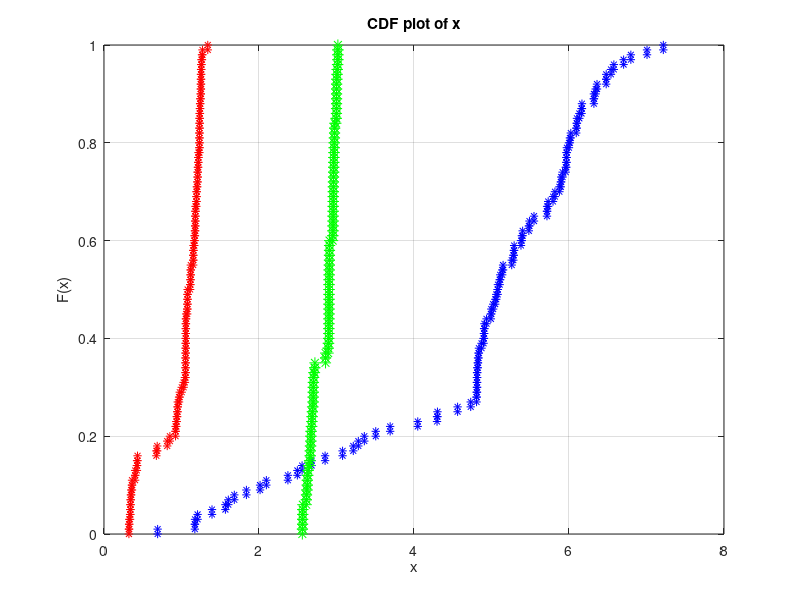

MATLAB code to generate this figure:
R=[0.968458
0.938269
1.055074
1.002856
1.180465
1.056831
1.055661
1.151051
1.056769
0.339888
0.361149
1.218823
1.053334
1.25255
1.251072
1.056265
0.402025
1.168621
1.151485
0.432577
1.179965
0.815762
0.951334
1.270543
1.257529
1.117608
0.336514
1.240994
1.24957
0.346666
1.155153
0.321445
1.075301
1.254488
1.120146
1.231584
1.250724
1.193785
1.165021
1.111798
1.052736
1.151548
1.059689
1.05234
0.944497
1.194119
1.177939
0.686448
1.078942
0.675521
1.119212
0.923027
1.338963
1.044409
0.977232
0.36167
1.076964
1.248521
1.23417
1.178165
0.850244
1.197558
1.055686
0.341219
1.23126
1.176296
1.23158
1.208938
0.426782
1.210837
1.114567
1.264252
1.215828
1.052465
0.94985
1.077909
1.216511
0.342945
1.052214
0.42503
0.350978
1.239995
1.208359
0.324302
1.251939
0.325259
1.203962
1.173769
1.027246
1.231544
1.054555
1.237807
0.401464
0.923674
1.233797
1.19188
0.933694
1.073883
1.231434
1.234806];

S=[2.094931
3.216567
4.812932
5.917446
5.548342
6.100328
3.692273
4.904381
2.49497
5.105503
4.826016
6.343891
3.359138
7.006721
5.149544
5.715636
3.078303
4.812931
5.894378
5.021682
5.391583
4.807148
5.972287
5.138085
6.167112
6.704672
5.876204
4.809226
6.361494
1.566461
4.903224
6.023186
6.479867
6.011324
7.217048
6.480011
3.281683
6.161807
5.957896
2.013801
4.83773
6.541654
6.798065
4.833121
5.489692
5.818552
1.174393
5.999408
6.321324
4.823554
4.871177
4.302672
6.57881
4.897482
5.481817
5.112183
5.048129
5.40186
5.28195
5.292087
6.093296
5.717501
4.935753
1.837412
2.373112
6.321344
5.793681
5.73134
5.061244
1.207359
2.555915
5.965822
5.967527
0.692034
5.89922
4.991821
2.852854
6.133598
1.604148
4.815329
4.813046
4.908528
4.813686
5.968087
5.260961
5.380363
5.288404
3.506334
5.079472
4.997187
1.172322
1.393685
4.562548
4.297145
2.679382
4.731843
1.681333
6.102605
5.082469
4.048505];

% E=[5.974092
% 5.974763
% 6.014293
% 5.973034
% 5.964593
% 5.977431
% 6.010933
% 5.973019
% 6.011959
% 5.973080
% 5.976734
% 5.968145
% 5.972179
% 6.011165
% 6.013627
% 5.975878
% 6.028632
% 6.029436
% 6.020899
% 5.973296
% 6.025145
% 5.973150
% 5.976719
% 5.976009
% 5.969365
% 5.973189
% 5.962751
% 6.030869
% 5.977569
% 6.009736
% 5.977550
% 6.011503
% 6.015774
% 5.984941
% 5.974938
% 5.971917
% 5.972283
% 5.977126
% 5.968077
% 5.973557
% 5.977486
% 5.977122
% 5.976749
% 6.028564
% 5.968683
% 6.030963
% 5.975601
% 6.026839
% 5.978746
% 5.972927
% 5.973776
% 5.977499
% 5.976512
% 5.975070
% 5.972986
% 5.972304
% 4.842477
% 6.020100
% 5.976733
% 5.968044
% 5.978118
% 5.977202
% 5.968096
% 5.971894
% 6.016719
% 5.969408
% 5.973859
% 5.969087
% 5.967903
% 5.977983
% 5.971887
% 5.974968
% 5.975385
% 5.975957
% 5.980508
% 5.973027
% 5.972409
% 5.968933
% 5.969528
% 6.015411
% 5.976724
% 5.976539
% 5.979142
% 5.973449
% 5.972879
% 5.975376
% 5.962376
% 5.967869
% 5.973066
% 5.976195
% 5.968741
% 5.972915
% 6.021698
% 6.012239
% 5.975570
% 5.979608
% 5.974861
% 6.012067
% 6.013167
% 5.972368
% ];

E=[2.668833
2.903458
2.668409
2.905948
2.689788
2.622947
2.661822
2.903153
2.964080
3.006803
2.892254
2.700336
2.903155
2.954395
2.697894
2.901298
2.651052
2.660688
2.613852
2.669767
2.955576
2.903503
2.974823
3.017480
2.858934
2.563498
3.000625
2.963995
2.960738
2.721519
3.012074
2.965339
2.661363
2.622862
2.909358
2.698100
2.700449
2.899950
2.970274
2.999931
2.998709
2.611485
2.966084
2.969431
2.955601
2.904696
3.001585
2.634941
2.703217
2.957814
2.910350
3.000136
2.905265
2.565057
2.716944
2.956151
2.901043
2.631547
2.902284
2.682152
2.974398
2.903747
2.699576
2.561853
2.950597
2.908961
2.900558
2.903660
2.687481
3.017944
2.970643
2.957858
3.000581
2.858314
2.609793
2.623714
3.006948
2.892669
2.682515
2.705929
2.992760
2.673724
2.956763
2.976779
2.903298
2.958467
2.962283
3.017677
2.559333
2.954048
2.960013
2.909012
2.903644
2.564421
3.001115
3.000554
2.958954
2.562430
3.017901
2.909686
];

h1=cdfplot(R);
set(h1,'Marker','*','MarkerSize', 6,'MarkerEdgeColor','r','LineStyle','none')
hold on;
h2 = cdfplot(S);
set(h2,'Marker','*','MarkerSize',6,'MarkerEdgeColor','b','LineStyle','none')
hold on;
h3= cdfplot(E);
set(h3,'Marker','*','MarkerSize',8,'MarkerEdgeColor','g','LineStyle','none')
